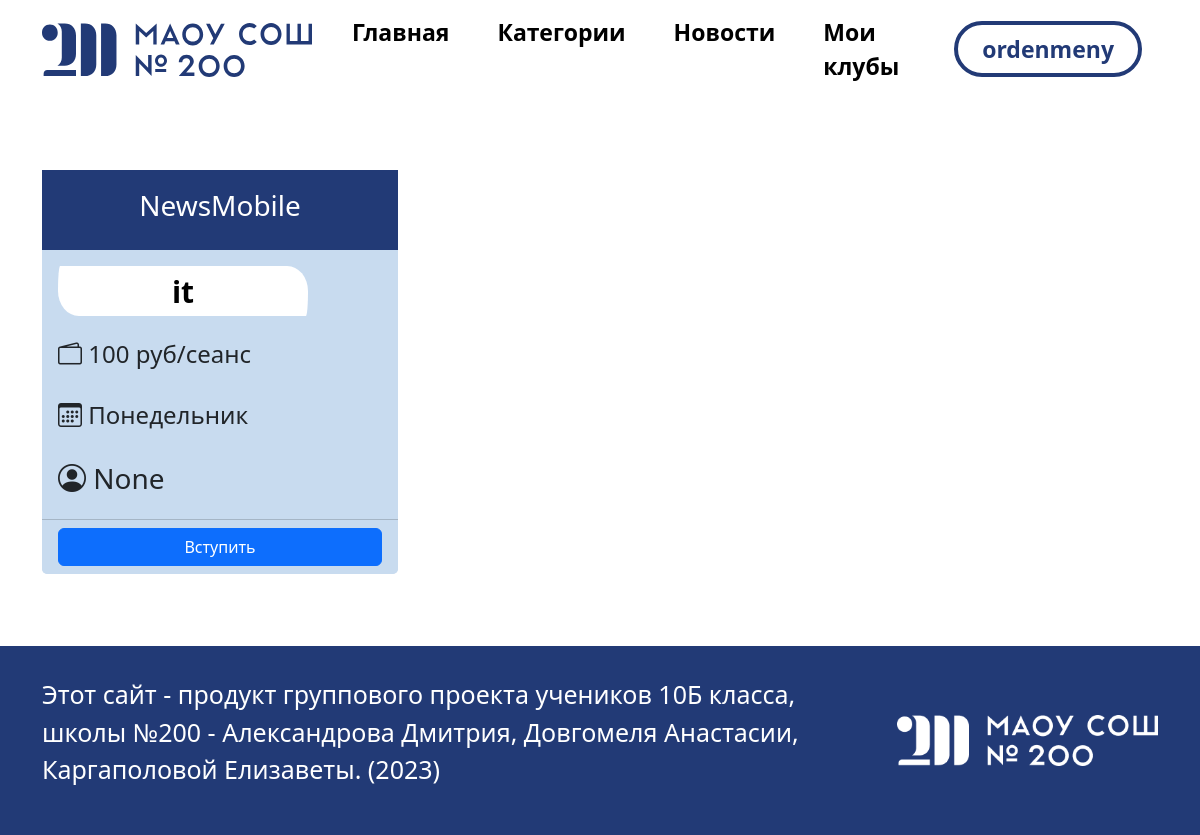
/list_club/it (signed in), run on an earlier commit of the app's database.
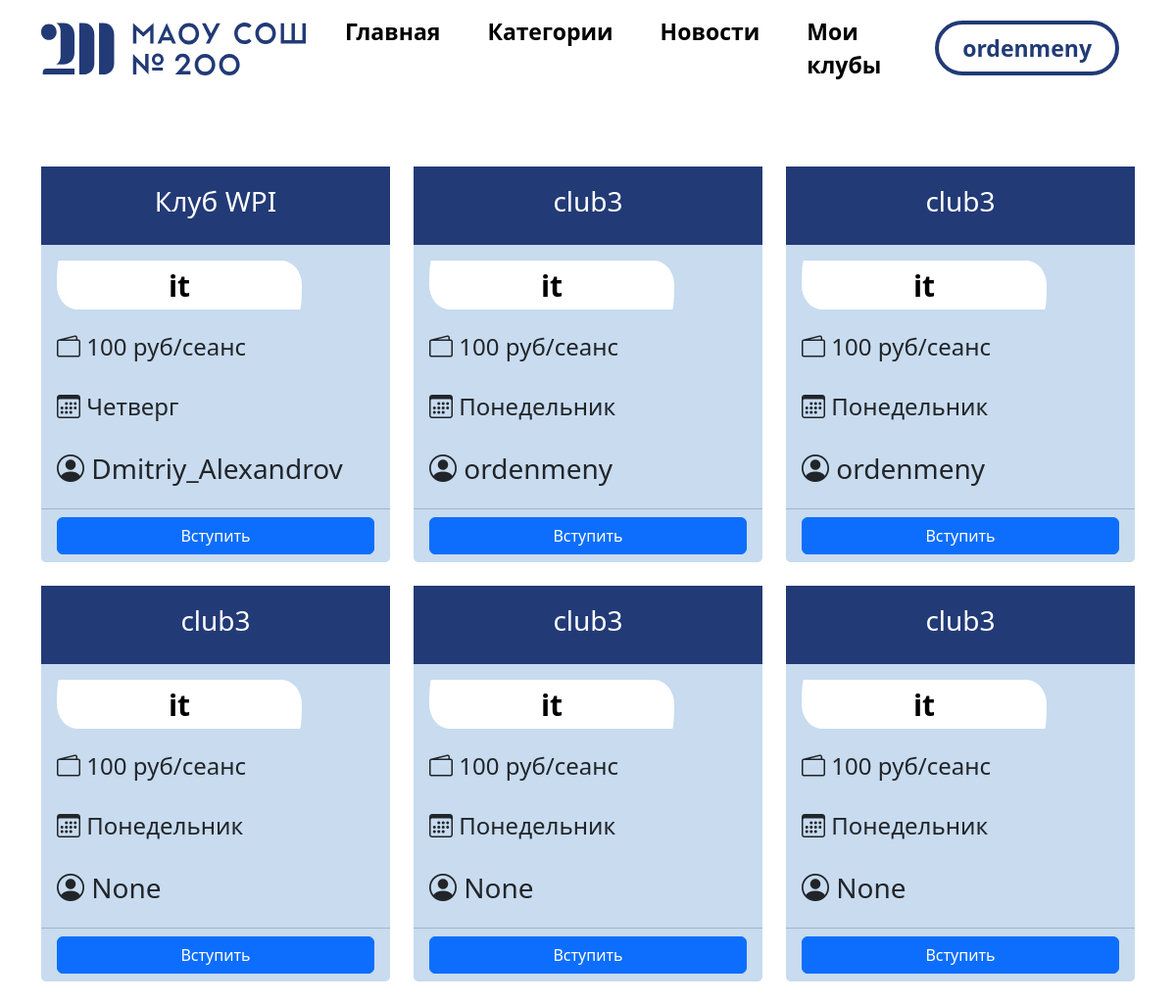
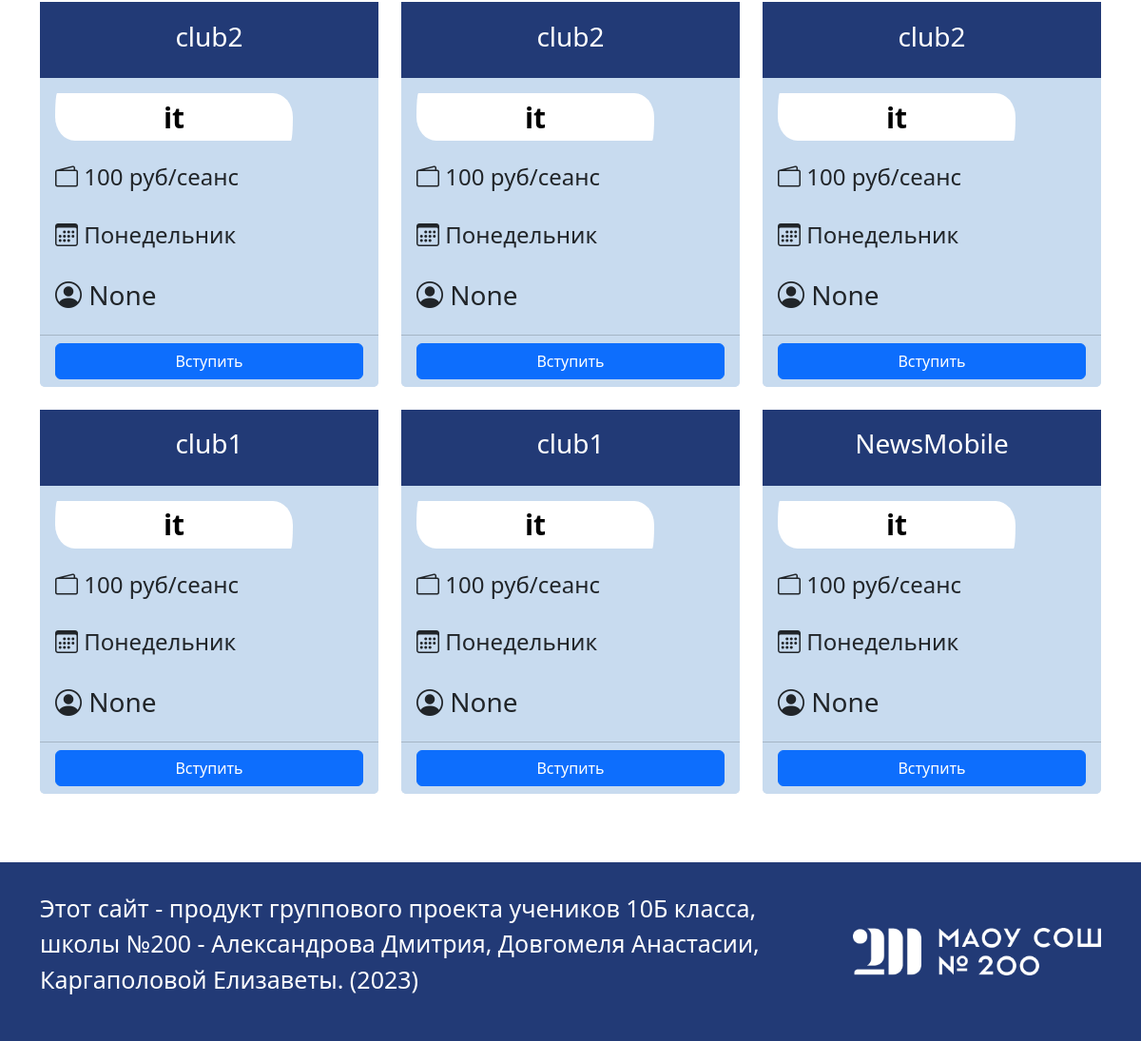
And on a later commit of the database (2 pictures, top to bottom).
### accounts/models.py (models this page shows)
class SignUpModel(AbstractUser):
    pass

### clubs_app/models.py (models this page shows, shortened)
class ClubModel(models.Model):
    manager = models.ForeignKey(
        settings.AUTH_USER_MODEL,
        on_delete=models.CASCADE, null=True, related_name='user_system')
    title_club = models.CharField(max_length=128, null=False, blank=False)
    cat_club = models.ForeignKey('CatClubModel', on_delete=models.CASCADE)
    info_club = models.TextField()
    days_event = models.CharField(max_length=100, null=True, blank=True)
    time_event = models.CharField(max_length=100, null=True, blank=True)
    price_club = models.CharField(max_length=256, null=True, blank=True)
    member = models.ManyToManyField(settings.AUTH_USER_MODEL, related_name='member_field')
    slug_club = models.SlugField(max_length=255, unique=True, null=True)
    class Meta:
        verbose_name = 'Клубы'
        verbose_name_plural = 'Клубы'
        ordering = ['-id']

class CatClubModel(models.Model):
    cat = models.CharField(max_length=128, verbose_name="Категория")
    slug = models.SlugField(max_length=255, unique=True)
    image = models.ImageField(upload_to='photos/', null=True)
    def __str__(self):
        return self.cat
    class Meta:
        verbose_name = 'Категории клубов'
        verbose_name_plural = 'Категории клубов'

### clubs_app/views.py (the view)
# urls.py: path('list_club/<slug:cat_slug>', list_club, name='list_club'),
@login_required
def list_club(request, cat_slug):
    club_model = ClubModel.objects.filter(cat_club=CatClubModel.objects.get(slug=cat_slug))
    context = {
        'club_model': club_model,
    }
    return render(request, template_name='clubs_app/list_club.html', context=context)

### clubs_app/templatetags/custom_filters.py (called while the page is built)
@register.filter
def split_string(value):
    return value.split(" ")

### clubs_app/templates/clubs_app/list_club.html (shortened to what this page needs)
{% extends 'clubs_app/base/base.html' %}
{% load static %}
{% block css %}
    <link rel="stylesheet" href="{% static 'css/style2.css' %}">
{% endblock %}
{% block content %}
    <br><br><br>
    <div class="container">
        <div class="row row-cols-1 row-cols-md-3 g-4">
            {% for club in club_model %}
                <div class="col ">
                    <div class="card h-100 list-club-table">
                        <div style="border: 1px solid #223a76; height:80px; background: #223a76"
                             class="d-flex align-items-center justify-content-center">
                            <h3 style="color:white !important;" class="">{{ club.title_club }}</h3>
                        </div>
                        <div class="card-body">
                            <div class="text-center d-flex align-items-center justify-content-center"
                                 style="background-color: white; border-radius: 10px 100px / 120px; height: 50px; width: 250px">
                                <a href="#" style="text-decoration: none; color: black"
                                   class="text-center intro-block-links">{{ club.cat_club }}</a>
                            </div>
                            <br>
                            {% if club.price_club %}
                                <h4><i class="bi bi-wallet2"></i> {{ club.price_club }}</h4><br>
                            {% endif %}
                            {% if club.days_event %}
                                <h4><i class="bi bi-calendar3"></i> {{ club.days_event }}</h4><br>
                            {% endif %}
                            <h3><i class="bi bi-person-circle"></i> {{ club.manager }}</h3>
                        </div>
                        <div class="card-footer" style="background: #c8dbef">
                            <a class="btn btn-primary  mx-auto" style="display: block" href="{% url 'clubs_app:join_club' club_id=club.pk %}">Вступить</a>
                        </div>
                    </div>
                </div>
            {% endfor %}
        </div>
    </div>
    <br><br><br>
{% endblock content %}

### clubs_app/templates/clubs_app/base/base.html (shortened to what this page needs)
<!DOCTYPE html>
<html lang="en">
<head>
    {% load static %}
    <link href="https://cdn.jsdelivr.net/npm/bootstrap@5.3.0-alpha2/dist/css/bootstrap.min.css" rel="stylesheet"
>
    <link rel="stylesheet" href="https://cdn.jsdelivr.net/npm/bootstrap-icons@1.10.4/font/bootstrap-icons.css">
    <link rel="stylesheet" href="{% static 'css/main.css' %}">
    {% block css %}{% endblock %}
</head>
<body>
{% include 'clubs_app/base/navbar.html' %}
{% block content %}
{% endblock content %}
{% include 'clubs_app/base/footer.html' %}
</body>
</html>

### clubs_app/templates/clubs_app/base/navbar.html (shortened to what this page needs)
{% load static %}
{% load custom_filters %}
<nav class="navbar navbar-expand-md height-navbar">
        <div class="container-xl container-lg-fluid container-900 container-sm">
          <a class="navbar-brand" href="{% url 'clubs_app:home_page' %}">
            <img src="{% static 'images/logos/logo.svg' %}" alt="Logo" class="d-inline-block align-text-top logo-adaptive">
          </a>
          <div class="collapse navbar-collapse" id="navbarSupportedContent">
            <ul class="navbar-nav ms-auto">
              <li class="nav-item">
                <a class="nav-link mx-xl-3 mx-lg-1" href="{% url 'clubs_app:home_page' %}">Главная</a>
              </li>
              <li class="nav-item">
                <a class="nav-link mx-xl-3 mx-lg-1" href="#">Категории</a>
              </li>
              <li class="nav-item">
                <a class="nav-link mx-xl-3 mx-lg-1" href="#">Новости</a>
              </li>
                <li class="nav-item">
                <a class="nav-link mx-xl-3 mx-lg-1" href="#">Мои клубы</a>
              </li>
            </ul>
            <ul class="navbar-nav ms-auto">
                {% if user.is_authenticated %}
              <li class="nav-item mx-xl-3 mx-md-1 btn-lg">
                    <a href="{% url 'login' %}" class="nav-link btn btn-signin rounded-pill ps-4 pe-4 pt-2 pb-2" type="submit">{{ user.username |split_string|first|truncatechars:20 }}</a>
                </li>
              {% endif %}
            </ul>
          </div>
        </div>
      </nav>

### clubs_app/templates/clubs_app/base/footer.html
{% load static %}
<footer style="background-color: #223A76; padding: 30px; " class="footer">
    <div class="container-fluid h-100">
        <div class="row">
            <div class="col-9">
                <p class="justify-content-between" style="color:white; font-size: 25px;">
                    Этот сайт - продукт группового проекта учеников 10Б класса, школы №200 - Александрова Дмитрия,
                    Довгомеля Анастасии, Каргаполовой Елизаветы.
                    (2023)
                </p>
            </div>
            <div class="col-3" style="display:block; margin:auto;">
                <img src="{% static 'images/logos/logowhite.png' %}" alt="Logo" class="adaptive-footer-logo" style="">
            </div>
        </div>
    </div>
</footer>

### clubs_app/static/css/main.css (style rules this page uses)
.nav-link { color: black; font-weight: 600; }
.btn-signin { background-color: #ffffff; color: #223A76; border-radius:20%; border:4px solid #223A76; line-height: normal; }
@media (min-width: 1200px) { .nav-link { font-size: 25px; } }
@media (min-width: 1070px) and (max-width: 1999px) { .nav-link { font-size: 23px; } }
@media (min-width: 768px) { .height-navbar { height: 98px; } }
.intro-block-links { text-decoration: none; text-align: center; color: black; font-size: 30px; font-weight: 600; }
.card { border: none; }
@media (max-width:1621px) { .adaptive-footer-logo { width:100%; } }

### clubs_app/static/css/style2.css (style rules this page uses)
.list-club-table { background: #c8dbef; }

What changed in the data, as far as the page shows it:
added ClubModel: title_club "Клуб WPI", cat_club "it", price_club "100 руб/сеанс", days_event "Четверг", manager "Dmitriy_Alexandrov"
added ClubModel: title_club "club3", cat_club "it", price_club "100 руб/сеанс", days_event "Понедельник", manager "ordenmeny"
added ClubModel: title_club "club3", cat_club "it", price_club "100 руб/сеанс", days_event "Понедельник", manager "ordenmeny"
added ClubModel: title_club "club3", cat_club "it", price_club "100 руб/сеанс", days_event "Понедельник", manager "None"
added ClubModel: title_club "club3", cat_club "it", price_club "100 руб/сеанс", days_event "Понедельник", manager "None"
added ClubModel: title_club "club3", cat_club "it", price_club "100 руб/сеанс", days_event "Понедельник", manager "None"
added ClubModel: title_club "club2", cat_club "it", price_club "100 руб/сеанс", days_event "Понедельник", manager "None"
added ClubModel: title_club "club2", cat_club "it", price_club "100 руб/сеанс", days_event "Понедельник", manager "None"
added ClubModel: title_club "club2", cat_club "it", price_club "100 руб/сеанс", days_event "Понедельник", manager "None"
added ClubModel: title_club "club1", cat_club "it", price_club "100 руб/сеанс", days_event "Понедельник", manager "None"
added ClubModel: title_club "club1", cat_club "it", price_club "100 руб/сеанс", days_event "Понедельник", manager "None"
